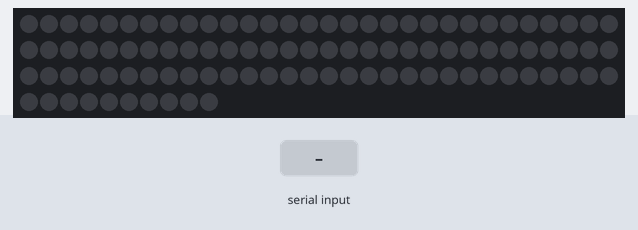
Simulated run of this sketch. Board: Arduino Uno, built with avr-gcc and run on an emulated ATmega328P. Shown: 100 RGB LEDs in strip order, left to right, continuing on the next row. The inputs (shaded band) are chosen by the test bench.

Above: at 1.2 s.
1.3 s: "T" received over Serial
At 1.49 s:
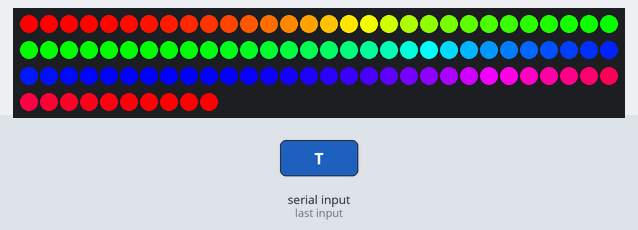
At 2.41 s:
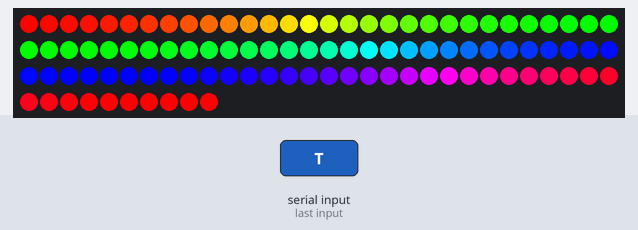
Timing chart, 0 to 4.3 s (numbered marks = the images above; inputs shaded):
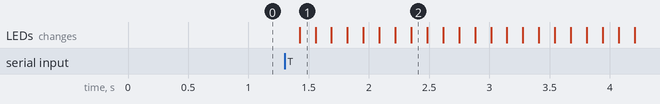

The sketch:

Arduino.ino
```cpp
#include <Adafruit_NeoPixel.h>

#define LED_PIN    5
#define LED_COUNT 100

Adafruit_NeoPixel strip(LED_COUNT, LED_PIN, NEO_GRB + NEO_KHZ800);

void setup() {
  strip.begin();
  strip.show();
  Serial.begin(115200);
  Serial.setTimeout(50); // Fast timeout for responsive updates
}

void loop() {
  if (Serial.available() > 0) {
    char header = Serial.read();

    if (header == 'X') {
      uint8_t buffer[300];
      // Read exactly 300 bytes (100 LEDs * 3 colors)
      size_t n = Serial.readBytes(buffer, 300);

      if (n == 300) {
        for (int i = 0; i < LED_COUNT; i++) {
          // Data is already in G-R-B order from Python
          strip.setPixelColor(i, buffer[i*3], buffer[i*3+1], buffer[i*3+2]);
        }
        strip.show();
      }
    }
    else if (header == 'T') {
      rainbow(5);
      while(Serial.available() > 0) Serial.read(); // Clear buffer after rainbow
    }
  }
}

void rainbow(int wait) {
  for(long firstPixelHue = 0; firstPixelHue < 5*65536; firstPixelHue += 256) {
    strip.rainbow(firstPixelHue);
    strip.show();
    delay(wait);
    // If a new command 'X' arrives, stop the rainbow immediately
    if (Serial.available() > 0 && Serial.peek() == 'X') return;
  }
}
```

Measured:
- after the input at 1.3 s, the LEDs: change after 0.13 s (image 1)
